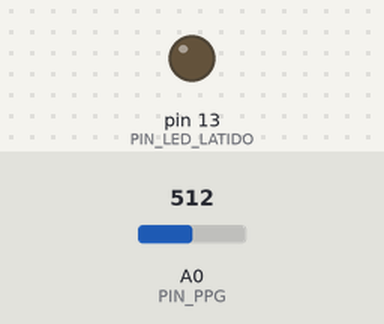
A sketch run on a simulated Arduino Uno, built with avr-gcc and run on an emulated ATmega328P. On the bench: output pins drawn as LEDs (lit = HIGH). Inputs (shaded band) come from the test bench; at power-on: A0 (PIN_PPG) = 512. What the sketch prints to the serial monitor is not drawn.

Above: at 0.1 s.
At 0.49 s:
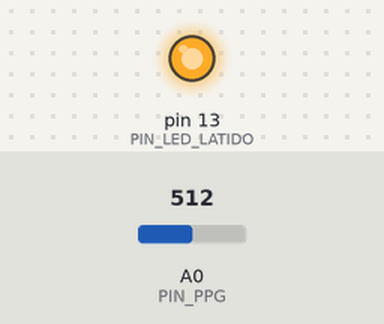
Timing chart, 0 to 2.2 s (numbered marks = the images above):
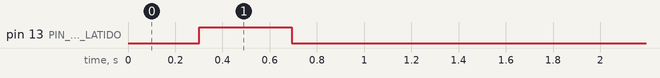

Measured:
- by itself, pin 13 (PIN_LED_LATIDO): LOW → HIGH at 0.30 s, → LOW 0.39 s later

The sketch:

ppg_pulse_sensor.ino
```cpp
/*
 * Laboratorio 02: Procesamiento Digital de Señal PPG y Detección de Latidos
 * Curso: Hardware para Telesalud
 * Universidad Peruana Cayetano Heredia (UPCH)
 *
 * Descripción:
 * Muestreo de señal de fotopletismografía en A0, filtro DC-removal y cálculo
 * de Intervalo Inter-Latido (IBI) y Frecuencia Cardíaca (BPM) con LED sístole en D13.
 */

const int PIN_PPG = A0;
const int PIN_LED_LATIDO = 13;

// Variables del filtro IIR paso-altas (DC removal)
float x_prev = 0;
float y_prev = 0;
const float ALPHA = 0.95;

// Variables de detección de picos y temporización
unsigned long tiempoUltimoLatido = 0;
unsigned long ultimoMuestreo = 0;
const unsigned long PERIODO_MUESTREO = 10; // 100 Hz (10 ms)
const int UMBRAL_PICO = 50;                // Amplitud AC mínima para validar sístole
bool enPulso = false;

// Buffer de promedio móvil para BPM
int bufferBpm[5] = {72, 72, 72, 72, 72};
int idxBpm = 0;

void setup() {
  pinMode(PIN_LED_LATIDO, OUTPUT);
  digitalWrite(PIN_LED_LATIDO, LOW);

  Serial.begin(115200);
  delay(100);

  Serial.println("==================================================");
  Serial.println(" UPCH - Hardware para Telesalud");
  Serial.println(" Lab 02: Procesamiento PPG y Detector de Sístole");
  Serial.println(" Muestreo a 100 Hz en Pin A0");
  Serial.println("==================================================");
}

void loop() {
  unsigned long ahora = millis();

  // Muestreo determinístico cada 10 ms
  if (ahora - ultimoMuestreo >= PERIODO_MUESTREO) {
    ultimoMuestreo = ahora;

    // 1. Leer ADC (0 a 1023)
    int rawVal = analogRead(PIN_PPG);

    // 2. Filtro digital IIR paso-altas: y[n] = alpha * (y[n-1] + x[n] - x[n-1])
    float acSignal = ALPHA * (y_prev + rawVal - x_prev);
    x_prev = rawVal;
    y_prev = acSignal;

    // 3. Algoritmo detector de pico sistólico
    if (acSignal > UMBRAL_PICO && !enPulso) {
      unsigned long ibi = ahora - tiempoUltimoLatido; // Intervalo en ms

      // Ventana fisiológica válida: entre 300 ms (200 lpm) y 2000 ms (30 lpm)
      if (ibi >= 300 && ibi <= 2000) {
        tiempoUltimoLatido = ahora;
        enPulso = true;
        digitalWrite(PIN_LED_LATIDO, HIGH); // Encender LED con la sístole

        int bpmInstantaneo = 60000 / ibi;

        // Promedio móvil de 5 latidos
        bufferBpm[idxBpm] = bpmInstantaneo;
        idxBpm = (idxBpm + 1) % 5;

        int sumaBpm = 0;
        for (int i = 0; i < 5; i++) sumaBpm += bufferBpm[i];
        int bpmFiltrado = sumaBpm / 5;

        // Telemetría serial
        Serial.print("❤️ LATIDO! IBI: ");
        Serial.print(ibi);
        Serial.print(" ms | BPM Instantáneo: ");
        Serial.print(bpmInstantaneo);
        Serial.print(" | BPM Promedio: ");
        Serial.print(bpmFiltrado);
        Serial.println(" lpm");
      }
    }

    // Apagar LED cuando la onda pulsátil desciende
    if (acSignal < (UMBRAL_PICO / 2) && enPulso) {
      enPulso = false;
      digitalWrite(PIN_LED_LATIDO, LOW);
    }
  }
}
```
